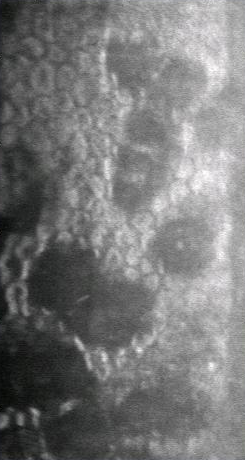
#> input picture test_app/computer_vision/data_especular_crop/test_images/confluente/10.png, 245 x 460 px; its folder holds only this picture in this run
$ python -i computer_vision_preproc.py   (imports and definitions only)   (older library calls are emulated)
#> lines starting #> are read from the running program, lines starting #| are printed output that depends on the picture; after the words box and inside, x2 and y2 are one past the last pixel; in counts of white or black regions, pixels touching at a corner belong together
#> further down, picture is the input picture: shape (460, 245, 3); mean B, G, R 120.4, 120.5, 120.3
import os

import cv2
import glob

import numpy
from PIL import Image
from keras.preprocessing.image import load_img, img_to_array, ImageDataGenerator
import os
import numpy as np
import mahotas
from functools import lru_cache


# [10 lines left out: function data_augmentation, not called in this run]


def otsu_threshold(img):
    """
    Applying Otsu Threshold in images
    :param img: image array
    :return:
    """
    # convert to gray image
    gray = cv2.cvtColor(img, cv2.COLOR_BGR2GRAY)
    # apply blur
    suave = cv2.GaussianBlur(gray, (7,7), 0)
    '''T = mahotas.thresholding.otsu(suave)
    temp = gray.copy()
    temp[temp > T] = 255
    temp[temp < 255] = 0'''
    ret, thresh1 = cv2.threshold(suave, 120, 255, cv2.THRESH_BINARY +
                                            cv2.THRESH_OTSU)
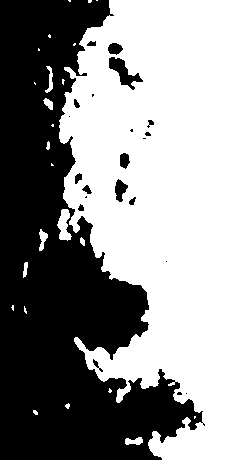
#> thresh1: shape (460, 245); 56.7% white; 22 black regions (9 under 20 px), largest, box (x1, y1, x2, y2) and area: (0, 0, 205, 460) 47587, (109, 57, 143, 90) 437, (115, 179, 128, 202) 179
#> ret = 114
    return thresh1


def preprocessing1(my_images):
    return data_augmentation(my_images)


def preprocessing2(my_images):
    return [otsu_threshold(img) for img in my_images]


# [19 lines left out: functions green_channel, preprocessing3, not called in this run]


def load_path(path, ext="*"):
    return glob.glob(os.path.join(path, '*'))


def load_images(PATH: str):
    return [cv2.imread(PATH + '/' + image) for image in sorted(os.listdir(PATH))]


# [16 lines left out: function CLAHE, not called in this run]


def resize(img, dim=(224, 224)):
    return cv2.resize(img, dim, interpolation = cv2.INTER_AREA)


def labeling(data, val):
    return val * np.ones(len(data))


# [14 lines left out: function adaptive_threshold, not called in this run]

>>> import cv2
>>> picture = cv2.imread('../test_app/computer_vision/data_especular_crop/test_images/confluente/10.png')
>>> result = otsu_threshold(picture)

$ run again, on test_app/computer_vision/data_especular_crop/test_images/confluente/13.png
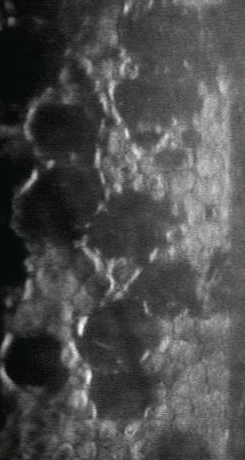
#> input picture test_app/computer_vision/data_especular_crop/test_images/confluente/13.png, 245 x 460 px
#> picture is the input picture: shape (460, 245, 3); mean B, G, R 76, 76.8, 75.8
#> in otsu_threshold, `ret, thresh1 = cv2.threshold(suave, 120, 255, cv2.THRESH_BINARY + cv2...`:
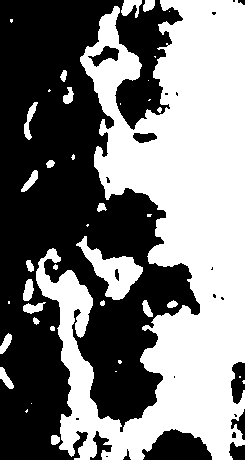
#> thresh1: shape (460, 245); 48.3% white; 40 white regions (17 under 20 px), largest, box (x1, y1, x2, y2) and area: (36, 0, 245, 460) 50629, (76, 236, 143, 300) 1622, (121, 0, 142, 18) 229
#> ret = 77

$ run again, on test_app/computer_vision/data_especular_crop/test_images/confluente/45.png
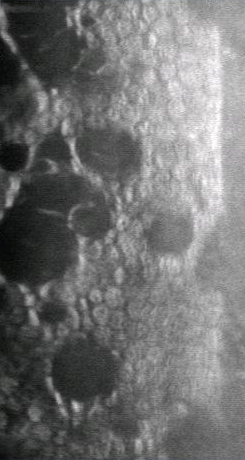
#> input picture test_app/computer_vision/data_especular_crop/test_images/confluente/45.png, 245 x 460 px
#> picture is the input picture: shape (460, 245, 3); mean B, G, R 113.6, 113.8, 113.4
#> in otsu_threshold, `ret, thresh1 = cv2.threshold(suave, 120, 255, cv2.THRESH_BINARY + cv2...`:
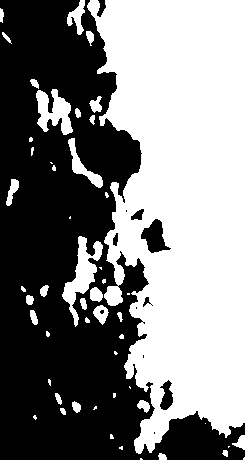
#> thresh1: shape (460, 245); 50.4% white; 12 black regions (5 under 20 px), largest, box (x1, y1, x2, y2) and area: (0, 0, 245, 460) 54868, (141, 219, 171, 253) 546, (160, 380, 173, 410) 246
#> ret = 113

$ run again, on test_app/computer_vision/data_especular_crop/test_images/confluente/5.png
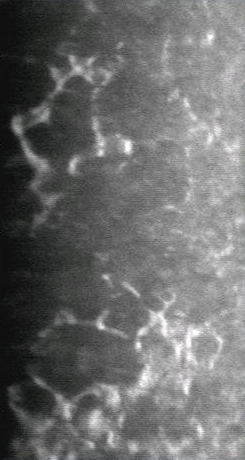
#> input picture test_app/computer_vision/data_especular_crop/test_images/confluente/5.png, 245 x 460 px
#> picture is the input picture: shape (460, 245, 3); mean B, G, R 107.3, 107.6, 107.3
#> in otsu_threshold, `ret, thresh1 = cv2.threshold(suave, 120, 255, cv2.THRESH_BINARY + cv2...`:
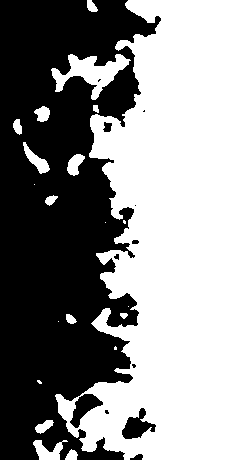
#> thresh1: shape (460, 245); 55.6% white; 12 black regions (5 under 20 px), largest, box (x1, y1, x2, y2) and area: (0, 0, 161, 460) 48784, (122, 408, 156, 439) 524, (70, 394, 103, 428) 501
#> ret = 102
